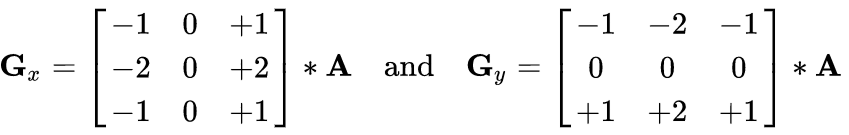
#> input picture 大二上/Python/2022年安徽省大数据与人工智能应用竞赛/material/task2_3/task2_3_1.png, 849 x 135 px; its folder holds 3 pictures in this run
$ python 'task2.3 数据图片预处理.py'
#> lines starting #> are read from the running program, lines starting #| are printed output that depends on the picture
import cv2
import os

i = 0
list_img = []
resize_img = [1 for n in range(1, 6)]


def read_directory(directory_name):
#> called with directory_name = 'material/task2_3/'
    for filename in os.listdir(r"./" + directory_name):
        img = cv2.imread(directory_name + "/" + filename)
#> img is the input picture: shape (135, 849, 3); min 0, max 255, mean 243.8
        list_img.append(img)


read_directory('material/task2_3/')
while i < 5:
    resize_img[i] = cv2.resize(list_img[i], (128, 128))
    resize_img[i] = cv2.blur(resize_img[i], (5, 5))
    cv2.imshow('img_show', resize_img[i])
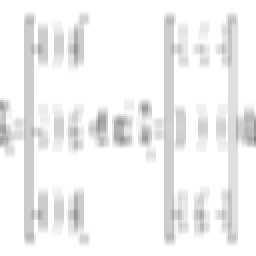
#> window 'img_show': shape (128, 128, 3) (shown 2 times larger); min 129, max 255, mean 241.8
    cv2.waitKey(0)
    cv2.destroyAllWindows()
    i += 1
